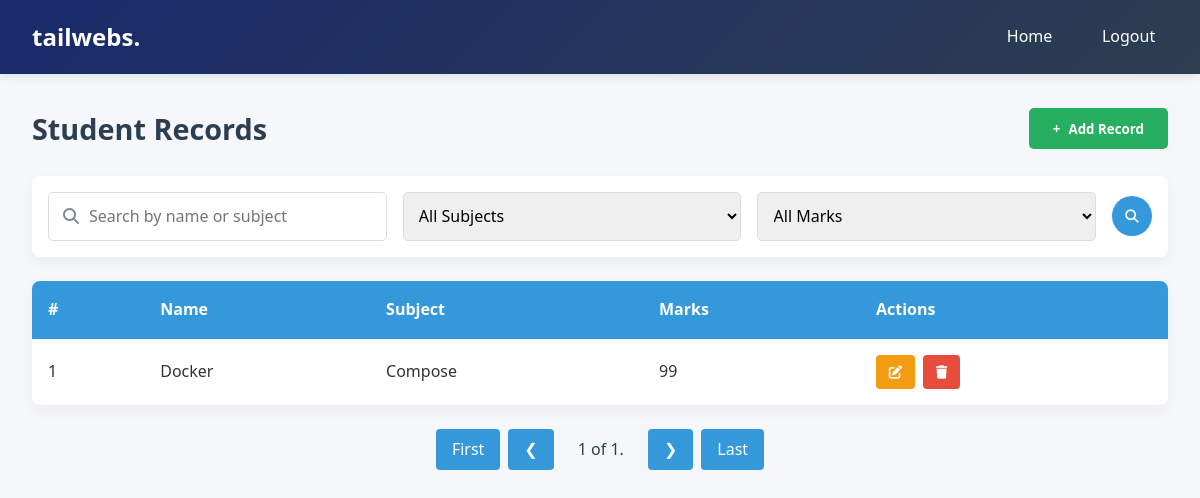
The app's page /home/ (signed in), older data.
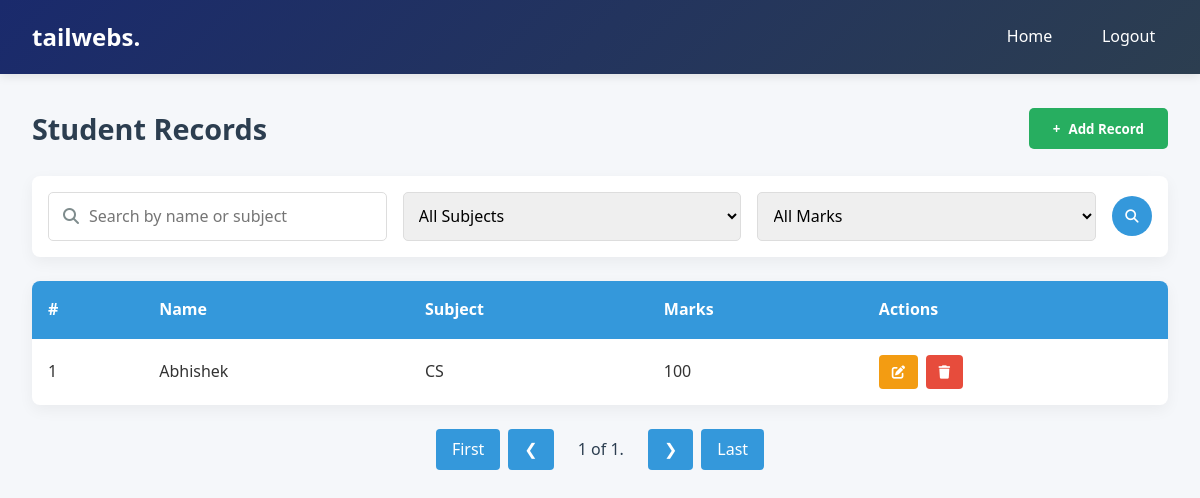
The same page, newer data.
### management/models.py (models this page shows, shortened)
class Student(models.Model):
    name = models.CharField(max_length=256, null=True, blank=True)
    subject = models.CharField(max_length=256, null=True, blank=True)
    mark = models.IntegerField(default=0)

### management/views.py (the view, shortened to what this page needs)
# urls.py: path('home/', views.home_view, name='home'),
@login_required(login_url='/')
def home_view(request):
    students = Student.objects.all().order_by('-id')
    subjects = Student.objects.values_list('subject', flat=True).distinct()
    student_filter = StudentFilter(request.GET, queryset=students)
    page = request.GET.get('page', 1)
    paginator = Paginator(student_filter.qs, 10)
    try:
        page_items = paginator.page(page)
    except PageNotAnInteger:
        page_items = paginator.page(1)
    except EmptyPage:
        page_items = paginator.page(paginator.num_pages)
    contexts = {
        'filter':student_filter,
        'page_items':page_items,
        'subjects':subjects
          }
    return render(request, 'home.html', contexts)

### management/templates/home.html (shortened to what this page needs)
{% extends "base.html" %}
{% block content %}
<div class="dashboard-container">
    <nav class="navbar">
        <div class="website-name">tailwebs.</div>
        <div class="nav-links">
            <a href="{% url 'home' %}">Home</a>
            <a href="{% url 'logout' %}" onclick="return confirm('Are you sure want to logout?');">Logout</a>
        </div>
    </nav>
    <div class="main-content">
        <div class="content-header">
            <h2 class="page-title">Student Records</h2>
            <button class="add-btn" onclick="togglePopup()">
                <span>+</span> Add Record
            </button>
        </div>
        <div class="Search-Filter-Container">
            <form method="get">
                <div class="Search-FC-Section-left">
                    <span>
                        <i class="fas fa-search"
                            style="position: absolute; left: 15px; top: 50%; transform: translateY(-50%); color: #7f8c8d;"></i>
                        <input type="text" name="search" placeholder="Search by name or subject" class="">
                    </span>
                    <span>
                        <select class="filter-select" name="subject">
                            <option value="">All Subjects</option>
                        </select>
                    </span>
                    <span>
                        <select class="filter-select" name="marks_range">
                            <option value="">All Marks</option>
                        </select>
                    </span>
                    <button type="submit" class="Common-Btn-circle">
                        <i class="fa fa-search"></i>
                    </button>
                </div>
            </form>
        </div>
        <table class="records-table">
            <thead>
                <tr>
                    <th>#</th>
                    <th>Name</th>
                    <th>Subject</th>
                    <th>Marks</th>
                    <th>Actions</th>
                </tr>
            </thead>
            <tbody>
                {% for student in page_items %}
                <tr>
                    <td>{{ forloop.counter0|add:page_items.start_index }}</td>
                    <td>{{student.name}}</td>
                    <td>{{student.subject}}</td>
                    <td>{{student.mark}}</td>
                    <td class="action-buttons">
                        <button class="action-btn edit-btn" onclick="togglePopup('{{forloop.counter}}')"><i
                                class="fa fa-edit"></i></a>
                        </button>
                        <form method="post" action="{% url 'student_delete' student.pk %}">
                            <button class="action-btn delete-btn"
                                onclick="return confirm('Are you sure you want to delete this record?');"><i
                                    class="fa fa-trash"></i>
                            </button>
                        </form>
                    </td>
                </tr>
                {% endfor %}
            </tbody>
        </table>
        <div class="Nav-Bnt-Container">
            <nav role="navigation">
                <ul class="cd-pagination">
                    <li class="button"> <a
                            href="?{% if filter.form.data %}{{ filter.form.data.urlencode }}&{% endif %}page=1">First</a>
                    </li>
                    {% if page_items.has_previous %}
                    <li class="button"><a
                            href="?{% if filter.form.data %}{{ filter.form.data.urlencode }}&{% endif %}page={{ page_items.previous_page_number }}">
                            ❮ </a></li>
                    {% else %}
                    <li class="button"><a name="prevPage" id="prevPage">❮</a> </li>
                    {% endif %}
                    <li class="currentCount">{{ page_items.number }} of {{page_items.paginator.num_pages}}.</li>
                    {% if page_items.has_next %}
                    <li class="button"><a
                            href="?{% if filter.form.data %}{{ filter.form.data.urlencode }}&{% endif %}page={{ page_items.next_page_number }}">❯</a>
                        {% else %}
                    <li class="button"><a name="nextPage" id="nextPage">❯</a></li>
                    {% endif %}
                    <li class="button"><a
                            href="?{% if filter.form.data %}{{ filter.form.data.urlencode }}&{% endif %}page={{page_items.paginator.num_pages}}">
                            Last </a></li>
                </ul>
            </nav>
        </div>
    </div>
</div>
{% endblock content %}

### management/templates/base.html (shortened to what this page needs)
{% load static %}
<!DOCTYPE html>
<html lang="en">
<head>
    <link rel="stylesheet" href="{% static 'css/styles.css' %}">
    <link rel="stylesheet" href="{% static 'css/extra.css' %}">
    <link rel="stylesheet" href="https://cdnjs.cloudflare.com/ajax/libs/font-awesome/6.4.0/css/all.min.css" />
</head>
<body>
    {% block content %} {% endblock content %}
</body>
</html>

### static/css/styles.css (style rules this page uses)
* { margin: 0; padding: 0; box-sizing: border-box; font-family: 'Segoe UI', Tahoma, Geneva, Verdana, sans-serif; }
body { background-color: #f5f7fa; color: #333; line-height: 1.6; }
.navbar { display: flex; justify-content: space-between; align-items: center; background: linear-gradient(135deg, #1a2a6c, #2c3e50); color: white; padding: 1rem 2rem; box-shadow: 0 2px 10px rgba(0, 0, 0, 0.1); }
.website-name { font-size: 1.5rem; font-weight: 700; }
.nav-links { display: flex; gap: 1.5rem; }
.nav-links a { color: white; text-decoration: none; font-weight: 500; padding: 0.5rem 0.8rem; border-radius: 4px; transition: background 0.3s; }
.main-content { padding: 2rem; max-width: 1200px; margin: 0 auto; }
.content-header { display: flex; justify-content: space-between; align-items: center; margin-bottom: 1.5rem; }
.page-title { font-size: 1.8rem; color: #2c3e50; }
.add-btn { background: #27ae60; color: white; border: none; padding: 0.7rem 1.5rem; border-radius: 5px; font-weight: 600; cursor: pointer; display: flex; align-items: center; gap: 0.5rem; transition: background 0.3s; }
.Search-Filter-Container { background: white; padding: 1rem; border-radius: 8px; margin-bottom: 1.5rem; box-shadow: 0 5px 15px rgba(0, 0, 0, 0.05); }
.Search-FC-Section-left { display: flex; align-items: center; gap: 1rem; }
.Search-FC-Section-left span { flex: 1; position: relative; }
.Search-FC-Section-left input { width: 100%; padding: 0.8rem 1rem; border: 1px solid #ddd; border-radius: 5px; font-size: 1rem; padding-left: 40px; }
.Common-Btn-circle { background: #3498db; color: white; border: none; border-radius: 50%; width: 40px; height: 40px; display: flex; align-items: center; justify-content: center; cursor: pointer; transition: background 0.3s; }
.filter-select { flex: 1; padding: 0.7rem; border: 1px solid #ddd; border-radius: 5px; font-size: 1rem; width: 100%; }
.records-table { width: 100%; border-collapse: collapse; background: white; border-radius: 8px; overflow: hidden; box-shadow: 0 5px 15px rgba(0, 0, 0, 0.05); margin-bottom: 1.5rem; }
.records-table th { background: #3498db; color: white; text-align: left; padding: 1rem; font-weight: 600; }
.records-table td { padding: 1rem; border-bottom: 1px solid #eee; }
.records-table tr:last-child td { border-bottom: none; }
.action-btn { padding: 0.5rem 0.8rem; border: none; border-radius: 4px; cursor: pointer; font-weight: 500; transition: all 0.2s; }
.action-buttons { display: flex; justify-content: flex-start; align-items: center; }
.edit-btn { background: #f39c12; color: white; margin-right: 0.5rem; }
.delete-btn { background: #e74c3c; color: white; }
.Nav-Bnt-Container { display: flex; justify-content: center; margin-top: 1.5rem; }
.cd-pagination { display: flex; list-style: none; gap: 0.5rem; }
.cd-pagination li { display: inline-block; }
.cd-pagination li a, .cd-pagination li span { display: block; padding: 0.5rem 1rem; border-radius: 4px; text-decoration: none; transition: all 0.3s; }
.cd-pagination li.button a { background: #3498db; color: white; cursor: pointer; }
.cd-pagination li.currentCount { display: flex; align-items: center; padding: 0 1rem; font-weight: 500; color: #2c3e50; }

Row changes from the older to the newer data that the page shows:
removed Student: name "Docker", subject "Compose", mark "99"
added Student: name "Abhishek", subject "CS", mark "100"
